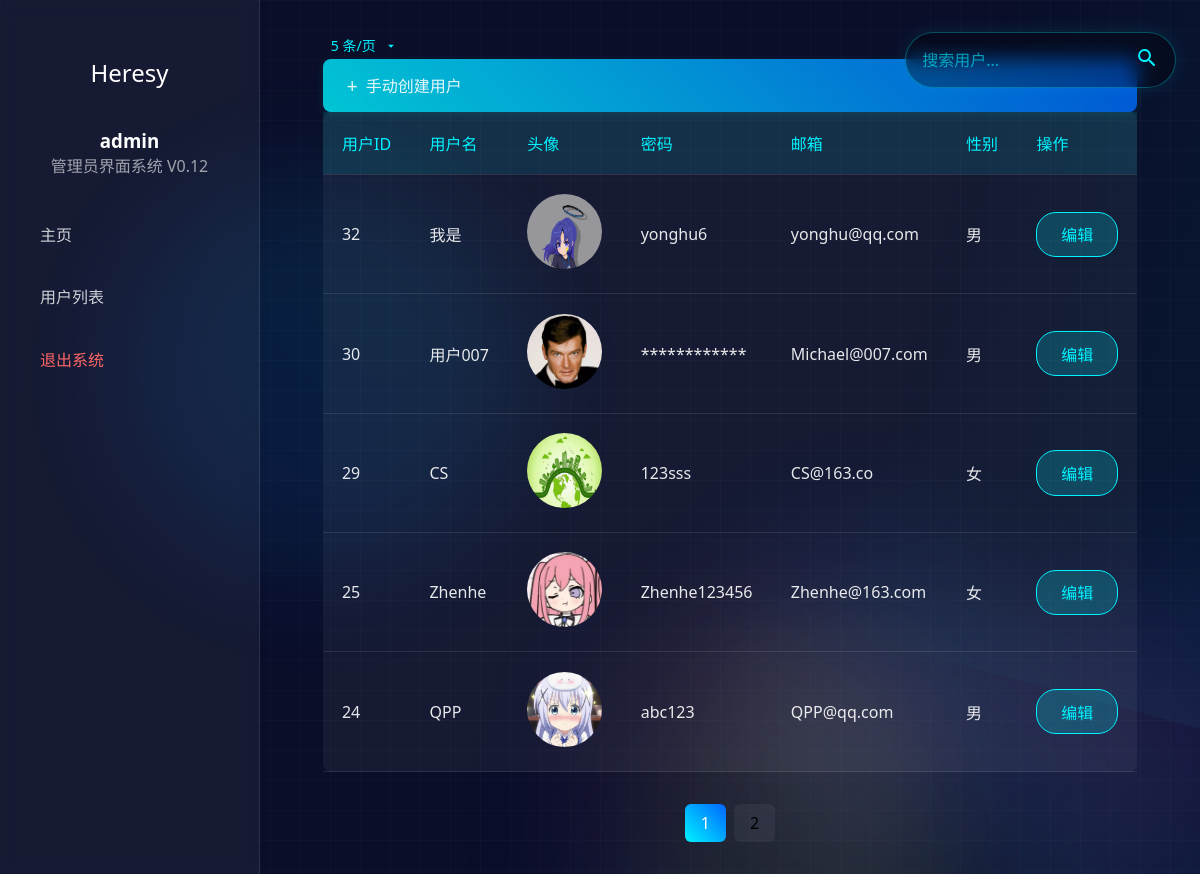
The page /userlist.php (signed in) on the database its author committed.
### tables this page shows
CREATE TABLE `users` (
  `uid` mediumint(8) unsigned NOT NULL AUTO_INCREMENT,
  `username` char(15) NOT NULL DEFAULT '',
  `password` char(32) NOT NULL DEFAULT '',
  `email` varchar(40) NOT NULL DEFAULT '',
  `sex` char(10) NOT NULL DEFAULT '男',
  `time` date DEFAULT NULL,
  `img` char(50) NOT NULL,
  PRIMARY KEY (`uid`)
);

### userList.php (the view, shortened to what this page needs)
<!DOCTYPE html>
<html lang="zh-CN">
<head>
    <link rel="stylesheet" type="text/css" href="css/mousetailing.css"/>
    <link rel="stylesheet" type="text/css" href="css/login.css"/>
    <link rel="stylesheet" type="text/css" href="css/index.css"/>
    <link rel="stylesheet" type="text/css" href="css/userlist.css"/>
    <link rel="stylesheet" type="text/css" href="css/userlist+.css"/>
</head>
<body>
    <canvas id="trailCanvas"></canvas>
    <?php include_once "public/background.php"; ?>
    <?php include_once "public/nav.php"; ?>
    <?php include_once "public/sql_link.php"; ?>
    <main class="admin-main">
        <form method="GET" action="form/change_pageSize.php">
            <select name="pageSize" class="page-size-select" onchange="this.form.submit()">
                <option value="5" <?= ($_SESSION['pageSize'] ?? 5) == 5 ? 'selected' : '' ?>>5 条/页</option>
            </select>
        </form>
        <form method="GET" class="global-search">
            <input type="text" name="search" placeholder="搜索用户..." class="search-input">
            <button type="submit" class="search-btn">
            </button>
        </form>
        <div class="create-user-wrapper">
            <button class="create-user-btn" onclick="window.location.href='userAdd.php'">手动创建用户</button>
        </div>
        <table class="user-table">
            <thead>
                <tr>
                    <th>用户ID</th>
                    <th>用户名</th>
                    <th>头像</th>
                    <th>密码</th>
                    <th>邮箱</th>
                    <th>性别</th>
                    <th>操作</th>
                </tr>
            </thead>
            <tbody>
                <?php
                        $sql_1="select * from users order by uid desc";
                        $rs=$link->query($sql_1);
                        $wholeCount=$rs->rowCount();
                        $pageSize= $_SESSION['pageSize'] ?? 5;;
                        $pageCount=ceil($wholeCount/$pageSize);
                        if(empty($_GET["page"]))
                        {
                          $page=1;
                        }
                        else
                        {
                          $page=$_GET["page"];
                        }
                        $start=($page-1)*$pageSize;
                        $sqlPage="select * from users order by uid desc limit $start,$pageSize";
                        $rsPage=$link->query($sqlPage);
                        while($row=$rsPage->fetch())
                        {
                            echo
                            "
                            <tr>
                                <td>{$row['uid']}</td>
                                <td>{$row['username']}</td>
                                <td><img id='img_tx' src='{$row['img']}' alt='头像'></td>
                                <td>{$row['password']}</td>
                                <td>{$row['email']}</td>
                                <td>{$row['sex']}</td>
                                <td><button class='edit-btn' onclick=\"location.href='userUpdate.php?uid={$row['uid']}'\">编辑</button></td>
                            </tr>
                            ";
                        }
                ?>
            </tbody>
        </table>
        <div class="pagination">
            <?php
                for($i=1;$i<=$pageCount;$i++)
                {
                  if($page==$i)
                  {
                    echo "<div class='page-item active' onclick=\"window.open('?page=$i','_self')\">$i</div>";
                  }
                  else
                  {
                    echo "<div class='page-item' onclick=\"window.open('?page=$i','_self')\">$i</div>";
                  }
                }
            ?>
        </div>
    </main>
</body>
</html>

### public/background.php
<div class="bg-effects">
    <div class="grid-lines"></div>
    <div class="particle" style="
        width: 400px;
        height: 400px;
        background: linear-gradient(45deg, #0066ff, #00f3ff);
        animation-delay: -5s;
        top: 20%;
        left: 10%;
    "></div>
    <div class="particle" style="
        width: 300px;
        height: 300px;
        background: linear-gradient(45deg, #9400ff, #00f3ff);
        animation-delay: -10s;
        top: 60%;
        right: 15%;
    "></div>
    <div class="light-beam"></div>
</div>

### public/nav.php (shortened to what this page needs)
<nav class="admin-sidebar">
    <div class="user-panel">
        <div class="user-avatar" style="user-select: none;">Heresy</div>
        <h3 style="color: white; user-select: none;"><?php echo $_SESSION['loginName']; ?></h3>
        <p style="color: rgba(255, 255, 255, 0.6); user-select: none;">管理员界面系统 V0.12</p>
    </div>
    <ul class="admin-menu">
        <li class="menu-item">
            <a href="index.php" class="active" style="user-select: none;">主页</a>
        </li>
        <li class="menu-item">
            <a href="userList.php" style="user-select: none;">用户列表</a>
        </li>
        <li class="menu-item">
            <a href="public/out.php" style="color: #ff6666; user-select: none;">退出系统</a>
        </li>
    </ul>
</nav>

### css/mousetailing.css (style rules this page uses)
#trailCanvas { position: fixed; top: 0; left: 0; pointer-events: none; z-index: 9999; }

### css/login.css (style rules this page uses)
:root { --primary-color: #00f3ff; --hover-color: #0066ff; --background: #0a0e29; }
* { margin: 0; padding: 0; box-sizing: border-box; font-family: 'Segoe UI', system-ui, sans-serif; }
body { background: var(--background); min-height: 100vh; display: flex; align-items: center; justify-content: center; position: relative; }
.bg-effects { position: fixed; width: 100vw; height: 100vh; overflow: hidden; z-index: 0; }
.particle { position: absolute; border-radius: 50%; filter: blur(60px); opacity: 0.1; animation: float 20s infinite linear; }
.light-beam { position: absolute; width: 300%; height: 100%; background: linear-gradient( 90deg, transparent 25%, rgba(0, 243, 255, 0.1) 50%, transparent 75% ); animation: sweep 20s infinite linear; transform: rotate(15deg); }
.grid-lines { position: fixed; width: 100vw; height: 100vh; background-image: linear-gradient(rgba(255,255,255,0.02) 1px, transparent 1px), linear-gradient(90deg, rgba(255,255,255,0.02) 1px, transparent 1px); background-size: 30px 30px; animation: gridMove 20s linear infinite; }
p { color: rgba(255, 255, 255, 0.8); }
input { width: 100%; padding: 0.8rem; background: rgba(255, 255, 255, 0.05); border: 2px solid rgba(255, 255, 255, 0.1); border-radius: 8px; font-size: 1rem; transition: all 0.3s ease; color: white; }
input::placeholder { color: rgba(255, 255, 255, 0.6); }
button { width: 100%; padding: 1rem; background: linear-gradient(45deg, var(--primary-color), var(--hover-color)); color: white; border: none; border-radius: 8px; font-size: 1rem; cursor: pointer; transition: transform 0.3s ease; position: relative; overflow: hidden; }
html { cursor: url('../cursor/normal.cur'), auto; }
button,a { cursor: url('../cursor/link.cur'), auto; }
button[type="submit"] { cursor: url('../cursor/link.cur'), auto; }
input { cursor: url('../cursor/text.cur'), auto; }

### css/index.css (style rules this page uses)
:root { --primary-color: #00f3ff; --hover-color: #0066ff; --background: #0a0e29; --sidebar-width: 260px; }
.admin-sidebar { width: var(--sidebar-width); height: 100vh; background: rgba(255, 255, 255, 0.05); backdrop-filter: blur(10px); border-right: 1px solid rgba(255, 255, 255, 0.1); padding: 2rem 1.5rem; position: fixed; left: 0; top: 0; z-index: 2; overflow: hidden; }
.user-panel { text-align: center; margin-bottom: 2rem; }
.user-avatar { width: 80px; height: 80px; border-radius: 50%; margin: 0 auto 1rem; display: flex; align-items: center; justify-content: center; font-size: 1.5rem; color: white; }
.admin-menu { list-style: none; }
.menu-item { margin: 0.8rem 0; }
.menu-item a { color: rgba(255, 255, 255, 0.8); text-decoration: none; padding: 0.8rem 1rem; border-radius: 8px; display: block; transition: all 0.3s ease; position: relative; }
.admin-main { margin-left: var(--sidebar-width); padding: 2rem; min-height: 100vh; position: relative; z-index: 1; overflow-y: auto; height: 100vh; box-sizing: border-box; }
.user-table { width: 100%; border-collapse: collapse; background: rgba(255, 255, 255, 0.05); border-radius: 8px; overflow: hidden; }
.user-table th, .user-table td { padding: 1.2rem; text-align: left; border-bottom: 1px solid rgba(255, 255, 255, 0.1); }
.user-table th { background: rgba(0, 243, 255, 0.1); color: var(--primary-color); }
.pagination { display: flex; justify-content: center; gap: 0.5rem; margin-top: 2rem; }
.page-item { padding: 0.5rem 1rem; background: rgba(255, 255, 255, 0.05); border-radius: 6px; cursor: pointer; transition: all 0.3s ease; }
.page-item.active { background: linear-gradient(45deg, var(--primary-color), var(--hover-color)); color: white; }
.admin-menu { margin-top: 2rem; }
.admin-main { padding: 2rem; }
.edit-btn { background: rgba(0, 243, 255, 0.1); color: var(--primary-color); border: 1px solid var(--primary-color); padding: 0.5rem 1rem; border-radius: 6px; cursor: pointer; transition: all 0.3s ease; }
.info-content, .user-table td { color: rgba(255, 255, 255, 0.9); }
.user-table th, .user-table td { padding: 1rem; }
.user-table th:last-child, .user-table td:last-child { display: none; }

### rows shown on the page
users: uid "32", username "我是", img (picture), password "yonghu6", email "yonghu@qq.com", sex "男"
users: uid "30", username "用户007", img (picture), password "************", email "Michael@007.com", sex "男"
users: uid "29", username "CS", img (picture), password "123sss", email "CS@163.co", sex "女"
users: uid "25", username "Zhenhe", img (picture), password "Zhenhe123456", email "Zhenhe@163.com", sex "女"
users: uid "24", username "QPP", img (picture), password "abc123", email "QPP@qq.com", sex "男"

### other values the page prints
$_SESSION['loginName'] "admin"
